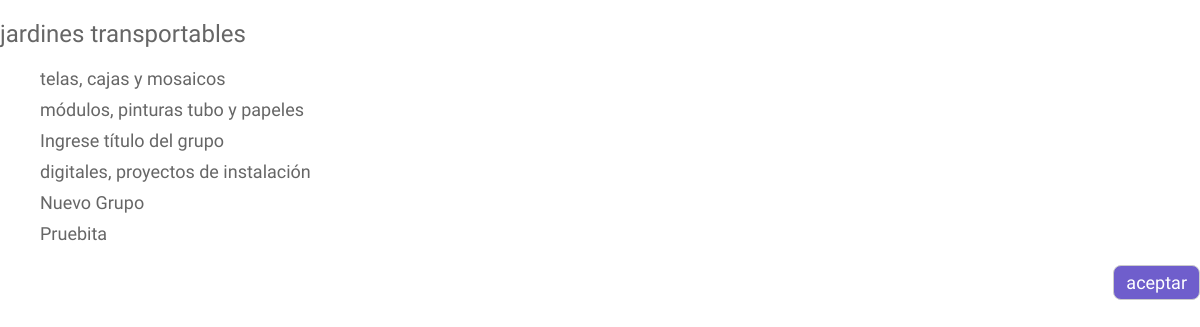
/admin/ordenarGrupos.php?idS=1, run on the app's committed database.
### tables this page shows
CREATE TABLE IF NOT EXISTS `series` (
  `idSerie` int(11) NOT NULL AUTO_INCREMENT,
  `tituloSerie` varchar(200) NOT NULL,
  `idiomaSerie` varchar(2) NOT NULL COMMENT 'es -> Español; en -> Inglés',
  PRIMARY KEY (`idSerie`)
);

CREATE TABLE IF NOT EXISTS `titulos_grupos` (
  `idTituloGrupo` int(11) NOT NULL AUTO_INCREMENT,
  `idGrupo` int(11) NOT NULL,
  `tituloGrupo` varchar(300) NOT NULL,
  `IdiomaTituloGrupo` varchar(2) NOT NULL,
  PRIMARY KEY (`idTituloGrupo`)
);

### php/funciones.php (called while the page is built, shortened)
<?php
$localhost = true;
if($localhost)
{
	function conectar()
	{
		$conexion = mysql_connect('localhost','root','') or die(mysql_error());
		return $conexion;
	}
}
		?>
		<?php
        function obtenerSeriePorId($idSerie)
        {
            $conexion = conectar();
            $sql = "SELECT *
                    FROM series
                    WHERE idSerie = ".$idSerie;
            $res = mysql_query($sql, $conexion);
            if(!$res)
            {
                return -1;
            }
            else
            {
                if(mysql_num_rows($res)==0)
                {
                    return 0;
                }
                else
                {
                    $row = mysql_fetch_array($res);
                    return $row;
                }
            }
        }
        function obtenerGruposPorIdSerie($idSerie,$idioma)
        {
            $conexion = conectar();
            $sql = "SELECT *
                    FROM grupos as g
                    INNER JOIN titulos_grupos as tg ON (tg.idGrupo = g.idGrupo)
                    WHERE g.idSerie = ".$idSerie."
                    AND tg.idiomaTituloGrupo = '".$idioma."'
                    ORDER BY g.Orden";
            $res = mysql_query($sql, $conexion);
            if(!$res)
            {
                return -1;
            }
            else
            {
                if(mysql_num_rows($res)==0)
                {
                    $sql = "SELECT *
                            FROM grupos as g
                            INNER JOIN titulos_grupos as tg ON (tg.idGrupo = g.idGrupo)
                            WHERE g.idSerie = ".$idSerie."
                            AND tg.idiomaTituloGrupo = 'es'
                            ORDER BY g.Orden";
                    $res = mysql_query($sql, $conexion);
                    if(!$res)
                    {
                        return -1;
                    }
                    else
                    {
                        if(mysql_num_rows($res)==0)
                        {
                            return 0;
                        }
                        else
                        {
                            return $res;
                        }
                    }
                }
                else
                {
                    return $res;
                }
            }
        }
?>

### admin/ordenarGrupos.php (the view, shortened to what this page needs)
<?php
require_once('../php/config.php');
        require_once '../templates/head.php';
 ?>
</head>
<?php
        require_once ('../php/funciones.php');
?>
<div>
    <?php
    if($_GET['idS'])
    {
        $idSerie = $_GET['idS'];
    }
        $grupos = obtenerGruposPorIdSerie($idSerie, "es");
        $serie = obtenerSeriePorId($idSerie);
    ?>
    <h2><?php echo $serie['tituloSerie'] ?></h2>
    <form class="target" action="<?php echo PATH_ADMIN ?>ordenarGrupos.php?idS=<?php echo $idSerie ?>" method="post" target="prueba">
        <ul class="sortable">
        <?php
            switch ($grupos)
            {
				?>
				<?php
                default :
                    while($grup = mysql_fetch_array($grupos))
                {
                    ?>
        <li><span><?php echo $grup['tituloGrupo']?></span><input type="hidden" name="order[]" value="<?php echo $grup['idGrupo'] ?>" /></li>
                    <?php
                }
                    break;
            }
        ?>
        </ul>
        <input type="button" class="aceptarOrden btnAdmin" value="Aceptar" />
    </form>

### css/estilos.css (style rules this page uses)
h1, h2, h3, h4 { font-weight:normal }
#menu ul, li { margin:0; padding:0; list-style-type:none }
input, textarea { margin-top:5px; border:1px solid #CCC }
form { line-height:normal!important; }
.btnAdmin { height:auto!important; cursor: pointer; background:#6F5ECC; color:#FFF; font-size:18px !important; padding:6px 12px!important; text-transform: lowercase;border-radius: 8px; -webkit-border-radius: 8px; -moz-border-radius: 8px; font-family: 'Questrial', sans-serif !important; margin: 5px 0 0 0 !important; }
.sortable li { margin-bottom:10px !important; font-size:18px !important; cursor:pointer; }
.aceptarOrden { font-size:14px; float:right; margin-bottom:5px; }

### data on the page
series: tituloSerie "jardines transportables"
titulos_grupos: tituloGrupo "telas, cajas y mosaicos"
titulos_grupos: tituloGrupo "módulos, pinturas tubo y papeles"
titulos_grupos: tituloGrupo "Ingrese título del grupo"
titulos_grupos: tituloGrupo "digitales, proyectos de instalación"
titulos_grupos: tituloGrupo "Nuevo Grupo"
titulos_grupos: tituloGrupo "Pruebita"
